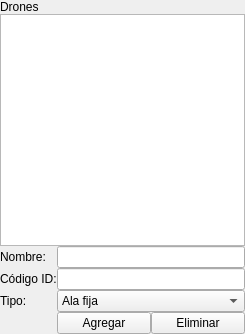
<?xml version="1.0" encoding="UTF-8"?>
<ui version="4.0">
 <class>Widget_Drones</class>
 <widget class="QWidget" name="Widget_Drones">
  <property name="geometry">
   <rect>
    <x>0</x>
    <y>0</y>
    <width>245</width>
    <height>334</height>
   </rect>
  </property>
  <property name="sizePolicy">
   <sizepolicy hsizetype="Preferred" vsizetype="Preferred">
    <horstretch>0</horstretch>
    <verstretch>0</verstretch>
   </sizepolicy>
  </property>
  <property name="maximumSize">
   <size>
    <width>300</width>
    <height>16777215</height>
   </size>
  </property>
  <property name="windowTitle">
   <string>Form</string>
  </property>
  <layout class="QGridLayout" name="gridLayout">
   <property name="leftMargin">
    <number>0</number>
   </property>
   <property name="topMargin">
    <number>0</number>
   </property>
   <property name="rightMargin">
    <number>0</number>
   </property>
   <property name="bottomMargin">
    <number>0</number>
   </property>
   <property name="spacing">
    <number>0</number>
   </property>
   <item row="0" column="0">
    <layout class="QVBoxLayout" name="verticalLayout">
     <item>
      <widget class="QLabel" name="label_4">
       <property name="text">
        <string>Drones</string>
       </property>
      </widget>
     </item>
     <item>
      <widget class="QTableView" name="tV_Drones">
       <property name="sizePolicy">
        <sizepolicy hsizetype="Expanding" vsizetype="Expanding">
         <horstretch>0</horstretch>
         <verstretch>0</verstretch>
        </sizepolicy>
       </property>
       <property name="mouseTracking">
        <bool>true</bool>
       </property>
       <property name="acceptDrops">
        <bool>true</bool>
       </property>
       <property name="inputMethodHints">
        <set>Qt::ImhMultiLine</set>
       </property>
       <property name="verticalScrollBarPolicy">
        <enum>Qt::ScrollBarAsNeeded</enum>
       </property>
       <property name="horizontalScrollBarPolicy">
        <enum>Qt::ScrollBarAsNeeded</enum>
       </property>
       <property name="sizeAdjustPolicy">
        <enum>QAbstractScrollArea::AdjustToContents</enum>
       </property>
       <property name="autoScroll">
        <bool>true</bool>
       </property>
       <attribute name="horizontalHeaderCascadingSectionResizes">
        <bool>false</bool>
       </attribute>
       <attribute name="horizontalHeaderDefaultSectionSize">
        <number>80</number>
       </attribute>
       <attribute name="verticalHeaderVisible">
        <bool>false</bool>
       </attribute>
      </widget>
     </item>
    </layout>
   </item>
   <item row="1" column="0">
    <layout class="QFormLayout" name="formLayout">
     <item row="0" column="0">
      <widget class="QLabel" name="label_2">
       <property name="text">
        <string>Nombre:</string>
       </property>
      </widget>
     </item>
     <item row="0" column="1">
      <widget class="QLineEdit" name="lE_NombreDron"/>
     </item>
     <item row="1" column="0">
      <widget class="QLabel" name="label_3">
       <property name="text">
        <string>Código ID:</string>
       </property>
      </widget>
     </item>
     <item row="1" column="1">
      <widget class="QLineEdit" name="lE_DronID"/>
     </item>
     <item row="3" column="1">
      <layout class="QHBoxLayout" name="horizontalLayout">
       <item>
        <widget class="QPushButton" name="pB_Agregar">
         <property name="text">
          <string>Agregar</string>
         </property>
        </widget>
       </item>
       <item>
        <widget class="QPushButton" name="pB_Eliminar">
         <property name="text">
          <string>Eliminar</string>
         </property>
        </widget>
       </item>
      </layout>
     </item>
     <item row="2" column="1">
      <widget class="QComboBox" name="cB_Tipo">
       <item>
        <property name="text">
         <string>Ala fija</string>
        </property>
       </item>
       <item>
        <property name="text">
         <string>Cuadróptero</string>
        </property>
       </item>
      </widget>
     </item>
     <item row="2" column="0">
      <widget class="QLabel" name="label">
       <property name="text">
        <string>Tipo:</string>
       </property>
      </widget>
     </item>
    </layout>
   </item>
  </layout>
 </widget>
 <resources/>
 <connections/>
</ui>
